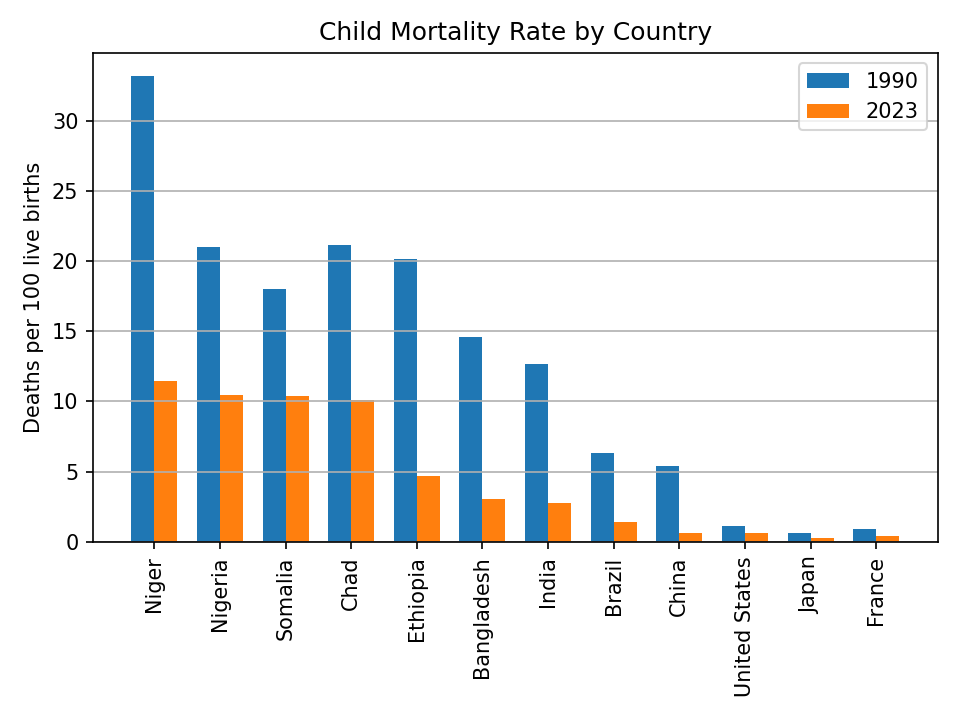

Here is the Python script that generated this plot:
# Ugly version: grouped bar chart instead of dumbbell chart
import matplotlib.pyplot as plt
import pandas as pd
import numpy as np
import os

SCRIPT_DIR = os.path.dirname(os.path.abspath(__file__))
ROOT_DIR = os.path.dirname(os.path.dirname(SCRIPT_DIR))

df = pd.read_csv(os.path.join(ROOT_DIR, 'datasets', 'child_mortality.csv'))

aggregates = ['OWID_WRL', 'OWID_HIC', 'OWID_LIC', 'OWID_UMC', 'OWID_LMC']
d90 = df[(df['year'] == 1990) & df['code'].notna() & ~df['code'].isin(aggregates)].set_index('entity')['child_mortality_rate']
d23 = df[(df['year'] == 2023) & df['code'].notna() & ~df['code'].isin(aggregates)].set_index('entity')['child_mortality_rate']
both = pd.DataFrame({'y1990': d90, 'y2023': d23}).dropna()

countries = ['Niger', 'Nigeria', 'Somalia', 'Chad', 'Ethiopia', 'Bangladesh',
             'India', 'Brazil', 'China', 'United States', 'Japan', 'France']
sub = both.loc[[c for c in countries if c in both.index]].copy()

x = np.arange(len(sub))
width = 0.35

fig, ax = plt.subplots()

ax.bar(x - width/2, sub['y1990'], width, label='1990')
ax.bar(x + width/2, sub['y2023'], width, label='2023')
ax.set_xticks(x)
ax.set_xticklabels(sub.index, rotation=90)
ax.set_title('Child Mortality Rate by Country')
ax.set_ylabel('Deaths per 100 live births', rotation=90)
ax.legend()
ax.grid(True, axis='y')

plt.tight_layout()
plt.savefig(os.path.join(SCRIPT_DIR, '10_ugly.png'), dpi=150)
plt.show()
